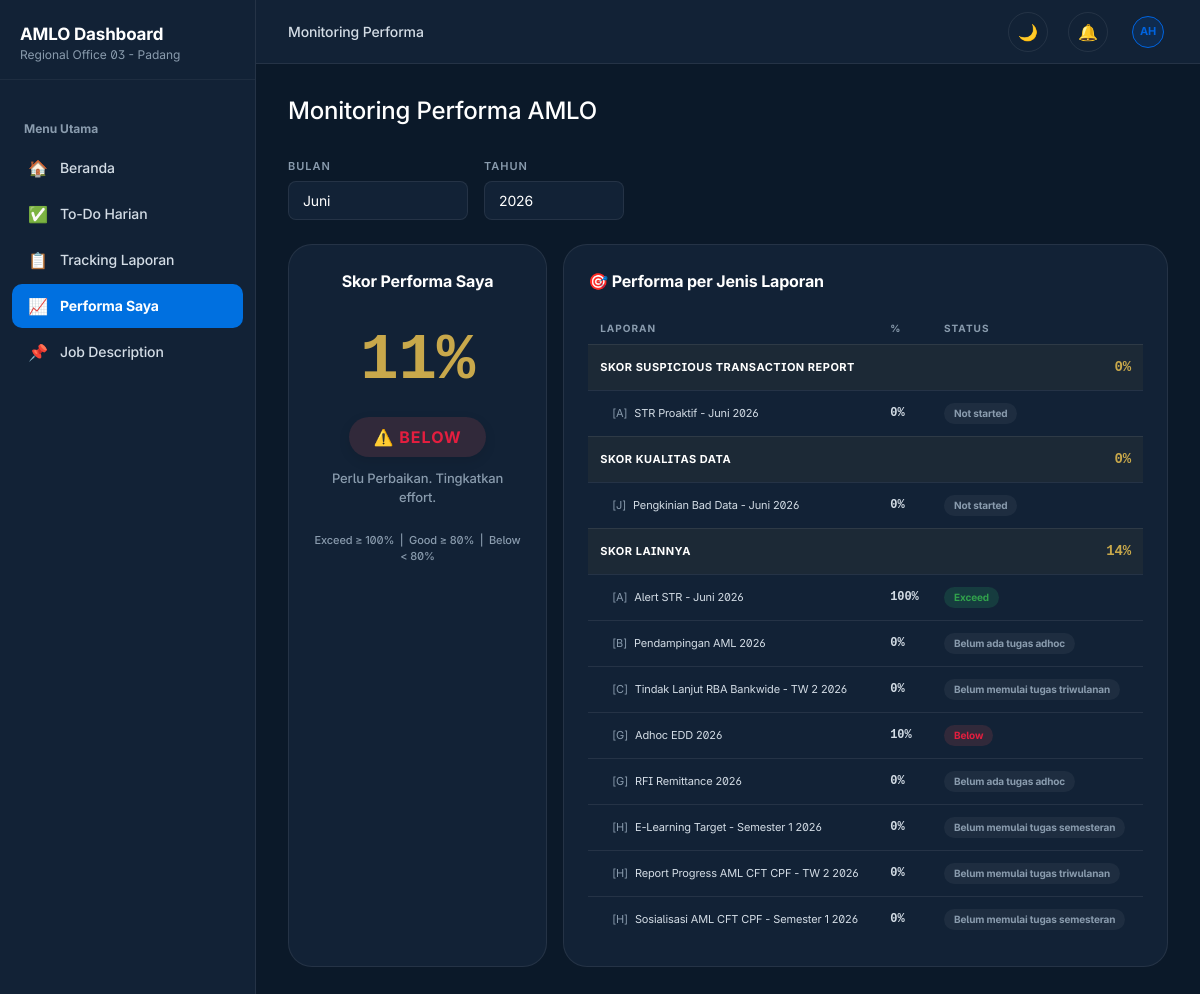
/pages/performa.php (signed in), run on the app's committed database.
### tables this page shows
CREATE TABLE `users` (
  `id` int(11) NOT NULL,
  `username` varchar(50) NOT NULL,
  `password_hash` varchar(255) NOT NULL,
  `nama` varchar(100) NOT NULL,
  `role` enum('officer','lead','ho') NOT NULL,
  `kanwil_id` int(11) NOT NULL,
  `email` varchar(100) DEFAULT NULL,
  `aktif` tinyint(1) DEFAULT 1,
  `last_login` datetime DEFAULT NULL,
  `created_at` timestamp NULL DEFAULT current_timestamp(),
  `updated_at` timestamp NULL DEFAULT current_timestamp() ON UPDATE current_timestamp()
);

CREATE TABLE `kantor_wilayah` (
  `id` int(11) NOT NULL,
  `kode` varchar(10) NOT NULL COMMENT 'KW01, KW02, etc',
  `nama` varchar(100) NOT NULL,
  `aktif` tinyint(1) DEFAULT 1,
  `created_at` timestamp NULL DEFAULT current_timestamp(),
  `updated_at` timestamp NULL DEFAULT current_timestamp() ON UPDATE current_timestamp()
);

CREATE TABLE `task_templates` (
  `id` int(11) NOT NULL,
  `nama` varchar(200) NOT NULL,
  `kategori` varchar(5) NOT NULL COMMENT 'A, B, C, etc',
  `periode` enum('harian','bulanan','triwulan','semesteran','adhoc') NOT NULL,
  `tag` varchar(20) NOT NULL,
  `target` text DEFAULT NULL,
  `due_label` varchar(200) DEFAULT NULL,
  `source_link` varchar(255) DEFAULT NULL,
  `is_active` tinyint(1) DEFAULT 1,
  `created_at` timestamp NULL DEFAULT current_timestamp(),
  `updated_at` timestamp NULL DEFAULT current_timestamp() ON UPDATE current_timestamp()
);

### pages/performa.php (the view, shortened to what the rows shown need)
<?php
$user = amlo_get_current_user();
$period = get_current_period();
$req_bulan = isset($_GET['bulan']) ? (int)$_GET['bulan'] : $period['bulan'];
$req_tahun = isset($_GET['tahun']) ? (int)$_GET['tahun'] : $period['tahun'];
$progress_records = db_fetch_all(
    "SELECT * FROM task_progress WHERE user_id = ? AND tahun = ? AND periode != 'harian'",
    [$user['id'], $req_tahun]
);
$progress_map = [];
foreach ($progress_records as $pr) {
    $progress_map[$pr['template_id']][$pr['bulan']] = $pr;
}
$targets_map = [];
$all_templates = db_fetch_all("SELECT * FROM task_templates WHERE is_active = 1 ORDER BY kategori, nama");
$nama_bulan = [1=>'Januari',2=>'Februari',3=>'Maret',4=>'April',5=>'Mei',6=>'Juni',7=>'Juli',8=>'Agustus',9=>'September',10=>'Oktober',11=>'November',12=>'Desember'];
$visible_tasks = [];
foreach ($all_templates as $tt) {
    if ($tt['periode'] === 'harian') continue;
    $t = $tt;
    $prog = 0;
    $is_visible = false;
    if ($tt['periode'] === 'bulanan') {
        $m = $req_bulan;
        if (stripos($t['nama'], 'Monthly') !== false) {
            $t['nama'] = str_ireplace('Monthly', '- ' . $nama_bulan[$m] . ' ' . $req_tahun, $t['nama']);
        } else {
            $t['nama'] .= ' - ' . $nama_bulan[$m] . ' ' . $req_tahun;
        }
        $prog = $progress_map[$tt['id']][$m]['progress'] ?? 0;
        $is_visible = true;
    } elseif ($tt['periode'] === 'triwulan') {
        $tw_map = [1 => 3, 2 => 6, 3 => 9, 4 => 12];
        $tw_vis = [1 => [1,2,3], 2 => [4,5,6], 3 => [7,8,9], 4 => [10,11,12]];
        for ($tw = 1; $tw <= 4; $tw++) {
            if (in_array($req_bulan, $tw_vis[$tw])) {
                $m = $tw_map[$tw];
                $t['nama'] .= ' - TW ' . $tw . ' ' . $req_tahun;
                $prog = $progress_map[$tt['id']][$m]['progress'] ?? 0;
                $is_visible = true;
            }
        }
    } elseif ($tt['periode'] === 'semesteran') {
        $sem_map = [1 => 6, 2 => 12];
        $sem_vis = [1 => [1,2,3,4,5,6], 2 => [7,8,9,10,11,12]];
        for ($sem = 1; $sem <= 2; $sem++) {
            if (in_array($req_bulan, $sem_vis[$sem])) {
                $m = $sem_map[$sem];
                $t['nama'] .= ' - Semester ' . $sem . ' ' . $req_tahun;
                $prog = $progress_map[$tt['id']][$m]['progress'] ?? 0;
                $is_visible = true;
            }
        }
    } else {
        $m = $req_bulan;
        if ($tt['periode'] === 'adhoc') {
            $t['nama'] .= ' ' . $req_tahun;
        }
        $prog = $progress_map[$tt['id']][$m]['progress'] ?? 0;
        $is_visible = true;
    }
    if ($is_visible) {
        $target = $targets_map[$tt['id']][$m] ?? 0;
        $actual_target = $target > 0 ? $target : 100;
        $percent = $actual_target > 0 ? min(100, round(($prog / $actual_target) * 100)) : 0;
        $t['progress'] = $percent;
        $visible_tasks[] = $t;
    }
}
?>
<?php
include __DIR__ . '/../includes/layout_header.php';
?>
<div class="content">
            <div class="page-header">
                <h2>Monitoring Performa AMLO</h2>
            </div>
            <div class="two-col performa-layout">
                <div class="card">
                    <table class="perf-table">
                        <thead>
                            <tr><th>Laporan</th><th>%</th><th>Status</th></tr>
                        </thead>
                        <tbody>
                            <?php
                            $group_def_names = [
                                'Skor Suspicious Transaction Report' => [
                                    'STR Proaktif',
                                    'Tindak Lanjut Alert STR'
                                ],
                                'Skor Kualitas Data' => [
                                    'Pengkinian Bad Data',
                                    'Pengkinian CIF ganda',
                                    'Pengkinian data Beneficial Owner',
                                    'Pengkinian data nasabah',
                                    'Tindak Lanjut PEP Sistem AML CFT CPF',
                                    'Adhoc Enhanced Due Diligence (EDD)',
                                    'Adhoc RFI Remittance'
                                ]
                            ];
                            $grouped_tasks = [];
                            foreach ($group_def_names as $gname => $names) {
                                $grouped_tasks[$gname] = ['tasks' => [], 'total' => 0, 'count' => 0];
                            }
                            $grouped_tasks['Skor lainnya'] = ['tasks' => [], 'total' => 0, 'count' => 0];
                            foreach ($visible_tasks as $t) {
                                $found = false;
                                foreach ($group_def_names as $gname => $names) {
                                    foreach ($names as $n) {
                                        if (stripos($t['nama'], $n) !== false) {
                                            $grouped_tasks[$gname]['tasks'][] = $t;
                                            $grouped_tasks[$gname]['total'] += $t['progress'];
                                            $grouped_tasks[$gname]['count']++;
                                            $found = true;
                                            break 2;
                                        }
                                    }
                                }
                                if (!$found) {
                                    $grouped_tasks['Skor lainnya']['tasks'][] = $t;
                                    $grouped_tasks['Skor lainnya']['total'] += $t['progress'];
                                    $grouped_tasks['Skor lainnya']['count']++;
                                }
                            }
                            foreach ($grouped_tasks as $gname => $gdata):
                                $gscore = $gdata['count'] > 0 ? round($gdata['total'] / $gdata['count']) : 0;
                            ?>
                                <tr style="background: rgba(212,175,55,0.05); border-top: 1px solid var(--gold-soft); border-bottom: 1px solid var(--gold-soft);">
                                    <td colspan="3">
                                        <div style="display:flex; justify-content:space-between; align-items:center;">
                                            <div style="font-weight: 700; font-size: 11px; color: var(--ink-deep); text-transform: uppercase; letter-spacing: 0.5px;"><?= e($gname) ?></div>
                                            <div style="font-weight: 800; font-family: monospace; color: var(--gold); font-size: 14px;"><?= $gscore ?>%</div>
                                        </div>
                                    </td>
                                </tr>
                                <?php foreach ($gdata['tasks'] as $t):
                                    $prog = $t['progress'];
                                    if ($prog == 0) {
                                        if ($t['periode'] === 'triwulan') {
                                            $perf_label = 'Belum memulai tugas triwulanan';
                                            $perf_cls = 'perf-pending';
                                        } elseif ($t['periode'] === 'semesteran') {
                                            $perf_label = 'Belum memulai tugas semesteran';
                                            $perf_cls = 'perf-pending';
                                        } elseif ($t['periode'] === 'adhoc') {
                                            $perf_label = 'Belum ada tugas adhoc';
                                            $perf_cls = 'perf-pending';
                                        } else {
                                            $perf_label = 'Not started';
                                            $perf_cls = 'perf-pending';
                                        }
                                    } else {
                                        $perf_label = $prog >= 100 ? 'Exceed' : ($prog >= 80 ? 'Good' : 'Below');
                                        $perf_cls = $perf_label === 'Exceed' ? 'perf-exceed' : ($perf_label === 'Good' ? 'perf-good' : 'perf-below');
                                    }
                                ?>
                                    <tr>
                                        <td style="font-size:11px; padding-left: 24px;"><span style="color:var(--steel); margin-right:4px;">[<?= e($t['kategori']) ?>]</span> <?= e($t['nama']) ?></td>
                                        <td style="font-family:monospace;font-weight:700"><?= $prog ?>%</td>
                                        <td><span class="perf-badge <?= $perf_cls ?>"><?= $perf_label ?></span></td>
                                    </tr>
                                <?php endforeach; ?>
                            <?php endforeach; ?>
                        </tbody>
                    </table>
                </div>
            </div>
        </div>
<?php include __DIR__ . '/../includes/layout_footer.php'; ?>

### pages/sidebar.php (shortened to what the rows shown need)
<div class="sidebar">
    <div class="sidebar-header">
        <div class="sidebar-brand">AMLO Dashboard<span><?= $user['role'] === 'ho' ? 'Kantor Pusat' : e($user['kanwil_nama'] ?? 'Unknown Regional Office') ?></span></div>
    </div>
</div>

### pages/topbar.php (shortened to what the rows shown need)
<div class="topbar">
    <div class="topbar-right">
        <div class="topbar-profile" tabindex="0">
            <div class="user-avatar-sm avatar-<?= htmlspecialchars($user['role'] ?? '', ENT_QUOTES, 'UTF-8') ?>"><?= strtoupper(substr($user['nama'] ?? 'U', 0, 2)) ?></div>
        </div>
    </div>
</div>

### data on the page
users: kanwil.nama "Regional Office 03 - Padang", nama "AH"
task_templates: kategori "A", nama "STR Proaktif - Juni 2026", prog "0", periode "Not started"
task_templates: kategori "J", nama "Pengkinian Bad Data - Juni 2026", prog "0", periode "Not started"
task_templates: kategori "A", nama "Alert STR - Juni 2026", prog "100", perf_label "Exceed"
task_templates: kategori "B", nama "Pendampingan AML 2026", prog "0", periode "Belum ada tugas adhoc"
task_templates: kategori "C", nama "Tindak Lanjut RBA Bankwide - TW 2 2026", prog "0", periode "Belum memulai tugas triwulanan"
task_templates: kategori "G", nama "RFI Remittance 2026", prog "0", periode "Belum ada tugas adhoc"
task_templates: kategori "H", nama "E-Learning Target - Semester 1 2026", prog "0", periode "Belum memulai tugas semesteran"
task_templates: kategori "H", nama "Report Progress AML CFT CPF - TW 2 2026", prog "0", periode "Belum memulai tugas triwulanan"
task_templates: kategori "H", nama "Sosialisasi AML CFT CPF - Semester 1 2026", prog "0", periode "Belum memulai tugas semesteran"

### other printed values
$item['icon'] "🏠"
$item['label'] "Beranda"
$item['icon'] "✅"
$item['label'] "To-Do Harian"
$item['icon'] "📋"
$item['label'] "Tracking Laporan"
$item['icon'] "📈"
$item['label'] "Performa Saya"
$item['icon'] "📌"
$item['label'] "Job Description"
$topbar_title "Monitoring Performa"
$display_avg "11"
$badge_text "⚠️ BELOW"
$badge_desc "Perlu Perbaikan. Tingkatkan effort."
$gname "SKOR SUSPICIOUS TRANSACTION REPORT"
